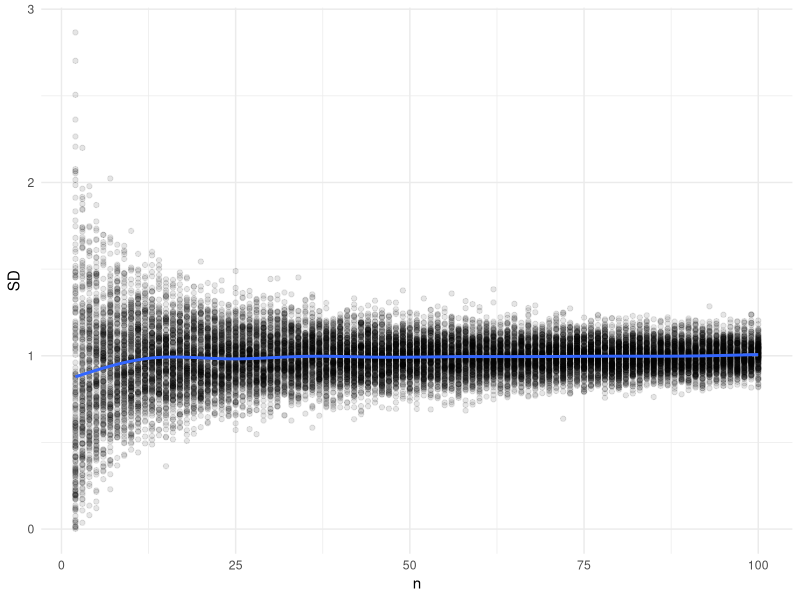

Recreate this plot in R.
## ---- chunk 1
knitr::opts_chunk$set(echo = TRUE)
library(ggplot2)
## ---- chunk 2
n=5000
x<-rnorm(n,10,5)
e1<-sum((x-mean(x))^2)/n     # estymator największej wiarygodności 
e2<-sum((x-mean(x))^2)/(n-1) # estymator nieobciążony
print(c(e1,sqrt(e1),e2,sqrt(e2)))
print(c(var(x),sd(x)))
## ---- chunk 3
od=1
x<-rnorm(5000,0,od)
x<-matrix(x,10,500)
v1=apply(x,2,var)       #pierwszy estymetor nieobciążony
v2=v1*9/10              #estymator największej wiarygodności
v3=v2*10/11             #ten trzeci
b1=sqrt(mean(v1))-od    #odpowiednie obciążenia
b2=sqrt(mean(v2))-od
b3=sqrt(mean(v3))-od
print(c(b1,b2,b3))
sr1=sqrt(mean((v1-od)^2)) #błędy średniokwadratowe
sr2=sqrt(mean((v2-od)^2))
sr3=sqrt(mean((v3-od)^2))
print(c(sr1,sr2,sr3))

## ---- chunk 4
sample_sd <- function(N,n,my_st=1){
  x<-rnorm(N*n,0,my_st)
  x<-matrix(x,ncol=n)
  return(apply(x, 1, sd))
}
## ---- chunk 5
n<-2:100
k<-sapply(n,sample_sd,N=200)
## ---- chunk 6
library(ggplot2)
data_plot<-data.frame('SD'=c(k),'n'=rep(n,each=200))
ggplot(data_plot,aes(x=n,y=SD))+geom_point(alpha=0.1)+theme_minimal()+geom_smooth()
